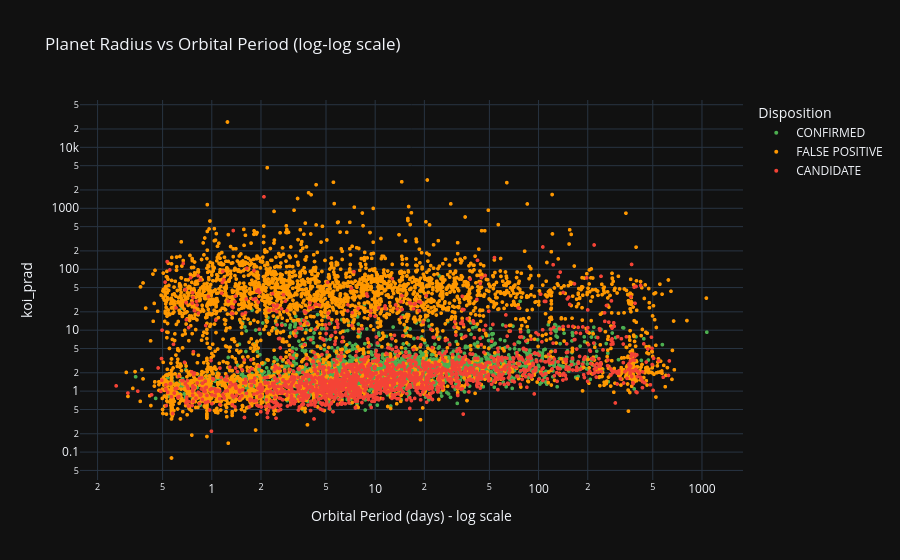

The notebook cell saved with this chart:
### Markdown cell above
SCATTER PLOT - RADIUS vs PERIOD

### Code cell
fig = px.scatter(
    df,
    x='koi_period',
    y='koi_prad',
    color=TARGET,
    color_discrete_map=COLOR_MAP,
    hover_data=['koi_teq', 'koi_insol', 'koi_score'],
    log_x = True,
    log_y = True,
    title = 'Planet Radius vs Orbital Period (log-log scale)',
    labels = {
        'koi_period' : 'Orbital Period (days) - log scale',
        'koi_radius' : 'Planet Radius (Earth Radii) - log scale',
        TARGET : 'Disposition'
    },
    opacity = 1,
    template = 'plotly_dark'
)
fig.update_traces(marker=dict(size=4))
fig.write_html(os.path.join(BASE, 'outputs', 'p3_scatter_radius_period.html'))
fig.show()

### Figure 1 — Plotly figure (JSON) as saved in the notebook; plotly's stock layout.template omitted (floating-point values rounded to 4 significant figures; data arrays with more than 128 entries replaced by an {"elided": "..."} marker saying what was removed)
{"data": [{"customdata": {"elided": "2281x3 float values"}, "hovertemplate": "Disposition=CONFIRMED<br>Orbital Period (days) - log scale=%{x}<br>koi_prad=%{y}<br>koi_teq=%{customdata[0]}<br>koi_insol=%{customdata[1]}<br>koi_score=%{customdata[2]}<extra></extra>", "legendgroup": "CONFIRMED", "marker": {"color": "#4CAF50", "opacity": 1, "size": 4, "symbol": "circle"}, "mode": "markers", "name": "CONFIRMED", "showlegend": true, "type": "scattergl", "x": {"elided": "2281 float values"}, "xaxis": "x", "y": {"elided": "2281 float values"}, "yaxis": "y"}, {"customdata": {"elided": "3922x3 float values"}, "hovertemplate": "Disposition=FALSE POSITIVE<br>Orbital Period (days) - log scale=%{x}<br>koi_prad=%{y}<br>koi_teq=%{customdata[0]}<br>koi_insol=%{customdata[1]}<br>koi_score=%{customdata[2]}<extra></extra>", "legendgroup": "FALSE POSITIVE", "marker": {"color": "#FF9800", "opacity": 1, "size": 4, "symbol": "circle"}, "mode": "markers", "name": "FALSE POSITIVE", "showlegend": true, "type": "scattergl", "x": {"elided": "3922 float values"}, "xaxis": "x", "y": {"elided": "3922 float values"}, "yaxis": "y"}, {"customdata": {"elided": "1792x3 float values"}, "hovertemplate": "Disposition=CANDIDATE<br>Orbital Period (days) - log scale=%{x}<br>koi_prad=%{y}<br>koi_teq=%{customdata[0]}<br>koi_insol=%{customdata[1]}<br>koi_score=%{customdata[2]}<extra></extra>", "legendgroup": "CANDIDATE", "marker": {"color": "#F44336", "opacity": 1, "size": 4, "symbol": "circle"}, "mode": "markers", "name": "CANDIDATE", "showlegend": true, "type": "scattergl", "x": {"elided": "1792 float values"}, "xaxis": "x", "y": {"elided": "1792 float values"}, "yaxis": "y"}], "layout": {"legend": {"title": {"text": "Disposition"}, "tracegroupgap": 0}, "title": {"text": "Planet Radius vs Orbital Period (log-log scale)"}, "xaxis": {"anchor": "y", "domain": [0, 1], "title": {"text": "Orbital Period (days) - log scale"}, "type": "log"}, "yaxis": {"anchor": "x", "domain": [0, 1], "title": {"text": "koi_prad"}, "type": "log"}}}
